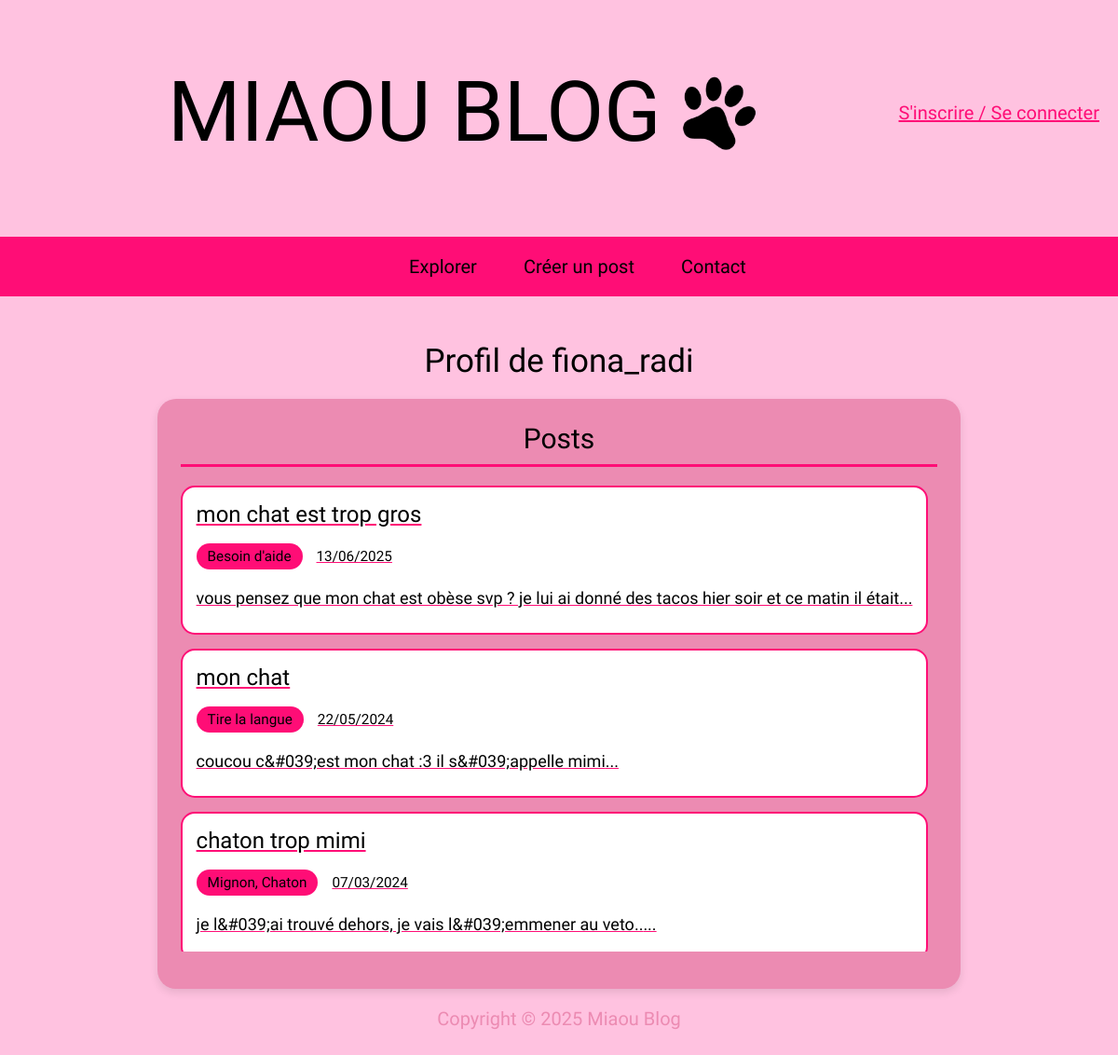
The page /profil.php?id=18 on the database its author committed.
### tables this page shows
CREATE TABLE IF NOT EXISTS `utilisateur` (
  `id_user` int NOT NULL AUTO_INCREMENT,
  `email` varchar(25) NOT NULL,
  `pseudo` varchar(15) NOT NULL,
  `mot_de_passe` varchar(100) NOT NULL,
  PRIMARY KEY (`id_user`),
  UNIQUE KEY `email` (`email`),
  UNIQUE KEY `pseudo` (`pseudo`)
);

CREATE TABLE IF NOT EXISTS `post` (
  `id_post` int NOT NULL AUTO_INCREMENT,
  `titre_post` varchar(100) NOT NULL,
  `date_post` date NOT NULL,
  `description` varchar(300) NOT NULL,
  `id_user` int DEFAULT NULL,
  PRIMARY KEY (`id_post`),
  KEY `fk_user_post` (`id_user`)
);

### profil.php (the view, shortened to what this page needs)
<!DOCTYPE html>
<html lang="fr">
    <?php
        require_once("head.php");
        require_once("bd.php");
        $sql = "SELECT p.*, GROUP_CONCAT(c.nom_categorie SEPARATOR ', ') as nom_categorie
                FROM post p
                LEFT JOIN post_categorie pc ON p.id_post = pc.id_post
                LEFT JOIN categorie c ON pc.id_categorie = c.id_categorie
                WHERE p.id_user = ?
                GROUP BY p.id_post
                ORDER BY p.date_post DESC";
        $statement = $pdo->prepare($sql);
        $statement->execute([$_GET["id"]]);
        $posts = $statement->fetchAll();
        $sql = "SELECT pseudo FROM utilisateur WHERE id_user = ?";
        $statement = $pdo->prepare($sql);
        $statement->execute([$_GET["id"]]);
        $auteur = $statement->fetch(PDO::FETCH_ASSOC);
    ?>
    <body id="authentification">
        <?php require_once("header.php") ?>
        <main>
            <h2>Profil de <?= $auteur["pseudo"] ?></h2>
                <section class="mon-compte-section section-posts">
                    <h3>Posts</h3>
                    <?php if (empty($posts)): ?>
                        <p class="aucun-contenu">Vous n'avez pas encore créé de posts.</p>
                    <?php else: ?>
                        <div class="liste-posts">
                            <?php foreach ($posts as $post): ?>
                                <a href="post.php?id=<?= $post["id_post"] ?>">
                                    <div class="item-post">
                                        <div class="post-info">
                                            <h4><?= htmlspecialchars($post["titre_post"]) ?></h4>
                                            <p class="post-meta">
                                                <span class="categorie"><?= htmlspecialchars($post["nom_categorie"] ?? "Sans catégorie") ?></span>
                                                <span class="date"><?= date("d/m/Y", strtotime($post["date_post"])) ?></span>
                                            </p>
                                            <p class="description"><?= htmlspecialchars(substr($post["description"], 0, 100)) ?>...</p>
                                        </div>
                                    </div>
                                </a>
                            <?php endforeach; ?>
                        </div>
                    <?php endif; ?>
                </section>
        </main>
        <?php require_once("footer.php") ?>
    </body>
</html>

### style.css (style rules this page uses)
:root { --color1: #FFC2E0; --color2: #EC8BB2; --color3: black; --color4: #FF0D76; --font-family1: 'Lilita One'; }
* { font-family: var(--font-family1); font-weight: 200; font-size: 20px; }
body { background-color: var(--color1); margin-left: 0; margin-right: 0; }
a { color: var(--color4); }
h2 { font-size: 35px; }
main { display: flex; flex-direction: column; justify-content: center; align-items: center; gap: 20px; }
body#authentification main a { color: var(--color4); }
body#authentification h2 { margin-bottom: 0; }
.mon-compte-section { background-color: var(--color2); padding: 25px; border-radius: 20px; box-shadow: 0 4px 10px rgba(0,0,0,0.1); }
.mon-compte-section h3 { margin: 0 0 20px 0; color: var(--color3); font-size: 1.5em; text-align: center; border-bottom: 3px solid var(--color4); padding-bottom: 10px; }
.liste-posts { max-height: 500px; overflow-y: auto; padding-right: 10px; margin-bottom: 15px; }
.item-post { background-color: white; padding: 15px; margin-bottom: 15px; border-radius: 15px; border: 2px solid var(--color4); }
.post-info h4 { margin: 0 0 10px 0; color: var(--color3); font-size: 1.2em; }
.post-meta { display: flex; gap: 15px; font-size: 0.85em; margin-bottom: 10px; align-items: center; }
.post-meta .categorie { background-color: var(--color4); color: var(--color3); padding: 5px 12px; border-radius: 15px; font-size: 0.9em; }
.post-meta .date { color: var(--color3); font-size: 0.9em; }
.description { color: var(--color3); font-size: 0.9em; margin-bottom: 10px; line-height: 1.4; }

### rows shown on the page
utilisateur: pseudo "fiona_radi"
post: titre_post "mon chat est trop gros", nom_categorie "Besoin d'aide", date_post "13/06/2025", description "vous pensez que mon chat est obèse svp ? je lui ai donné des tacos hier soir et ce matin il était"
post: titre_post "mon chat", nom_categorie "Tire la langue", date_post "22/05/2024", description "coucou c&#039;est mon chat :3 il s&#039;appelle mimi"
post: titre_post "chaton trop mimi", nom_categorie "Mignon, Chaton", date_post "07/03/2024", description "je l&#039;ai trouvé dehors, je vais l&#039;emmener au veto.."
